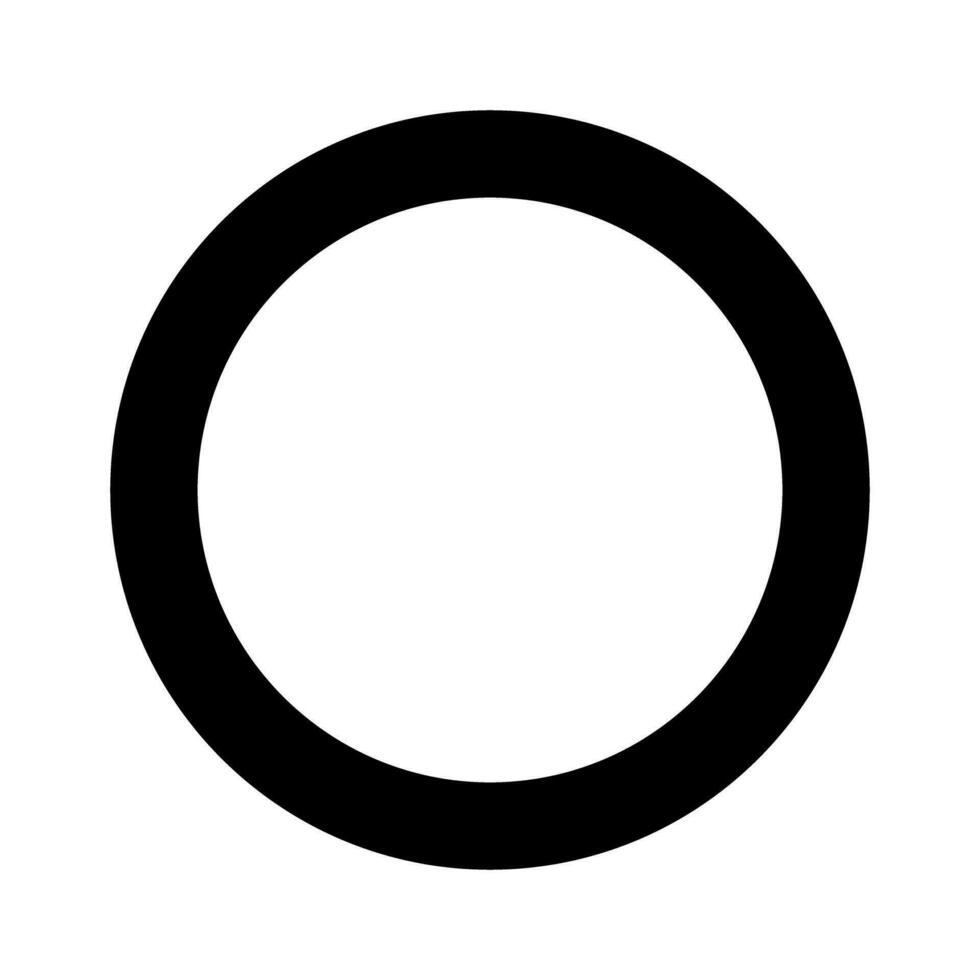
#> input picture kernels/circulo_anel.jpg, 980 x 980 px
$ python filtro_dif.py
#> lines starting #> are read from the running program, lines starting #| are printed output that depends on the picture
import cv2
import numpy as np
import matplotlib.pyplot as plt

# -----------------------------
# 1. Carrega imagem em grayscale
# -----------------------------
img = cv2.imread("circulo_anel.jpg", cv2.IMREAD_GRAYSCALE)
#> img is the input picture: shape (980, 980); min 0, max 255, mean 205.9
if img is None:
    raise ValueError("Erro ao carregar a imagem. Certifique-se que 'imagem.jpg' existe no diretório.")

# ---------------------------------------------------
# 2. Define os kernels do Sobel e do Prewitt (Gx, Gy)
# ---------------------------------------------------

sobel_x = np.array([
    [-1, 0, 1],
    [-2, 0, 2],
    [-1, 0, 1]
], dtype=np.float32)

sobel_y = np.array([
    [-1, -2, -1],
    [ 0,  0,  0],
    [ 1,  2,  1]
], dtype=np.float32)

prewitt_x = np.array([
    [-1, 0, 1],
    [-1, 0, 1],
    [-1, 0, 1]
], dtype=np.float32)

prewitt_y = np.array([
    [-1, -1, -1],
    [ 0,  0,  0],
    [ 1,  1,  1]
], dtype=np.float32)

# ---------------------------------------------
# 3. Aplica convolução manual com os kernels
# ---------------------------------------------
sobel_x_res = cv2.filter2D(img, -1, sobel_x)
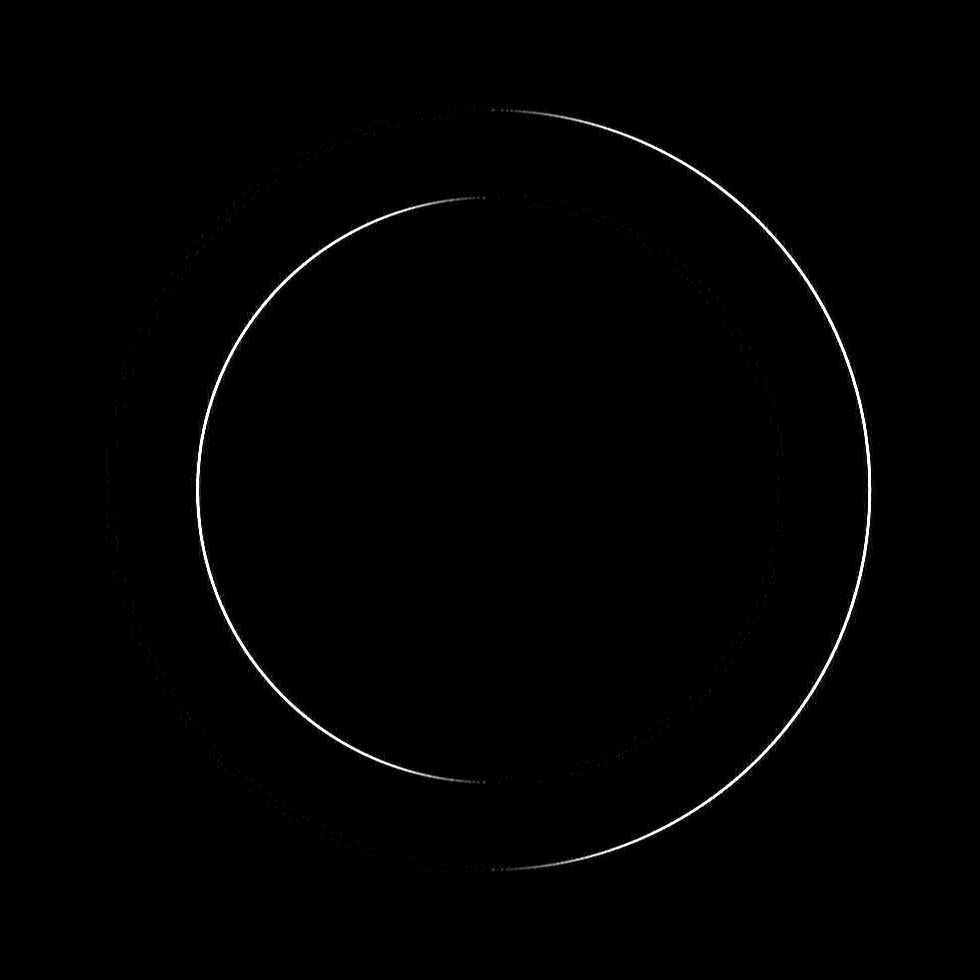
#> sobel_x_res: shape (980, 980); min 0, max 255, mean 1.7
sobel_y_res = cv2.filter2D(img, -1, sobel_y)
sobel_mag = cv2.magnitude(sobel_x_res.astype(float), sobel_y_res.astype(float))

prewitt_x_res = cv2.filter2D(img, -1, prewitt_x)
prewitt_y_res = cv2.filter2D(img, -1, prewitt_y)
prewitt_mag = cv2.magnitude(prewitt_x_res.astype(float), prewitt_y_res.astype(float))

# ------------------------------------------------
# 4. Visualização lado a lado dos resultados
# ------------------------------------------------
plt.figure(figsize=(12, 8))

plt.subplot(2, 3, 1)
plt.title("Original")
plt.imshow(img, cmap='gray')
plt.axis('off')

plt.subplot(2, 3, 2)
plt.title("Sobel Magnitude")
plt.imshow(sobel_mag, cmap='gray')
plt.axis('off')

plt.subplot(2, 3, 3)
plt.title("Prewitt Magnitude")
plt.imshow(prewitt_mag, cmap='gray')
plt.axis('off')

plt.subplot(2, 3, 4)
plt.title("Kernel Sobel X")
plt.imshow(sobel_x, cmap='gray')
plt.axis('off')

plt.subplot(2, 3, 5)
plt.title("Kernel Prewitt X")
plt.imshow(prewitt_x, cmap='gray')
plt.axis('off')

plt.subplot(2, 3, 6)
plt.title("Destaque: Sobel usa peso 2 no centro")
plt.text(0.1, 0.5, str(sobel_x), fontsize=14)  # apenas explicativo
plt.axis('off')

plt.tight_layout()
plt.show()
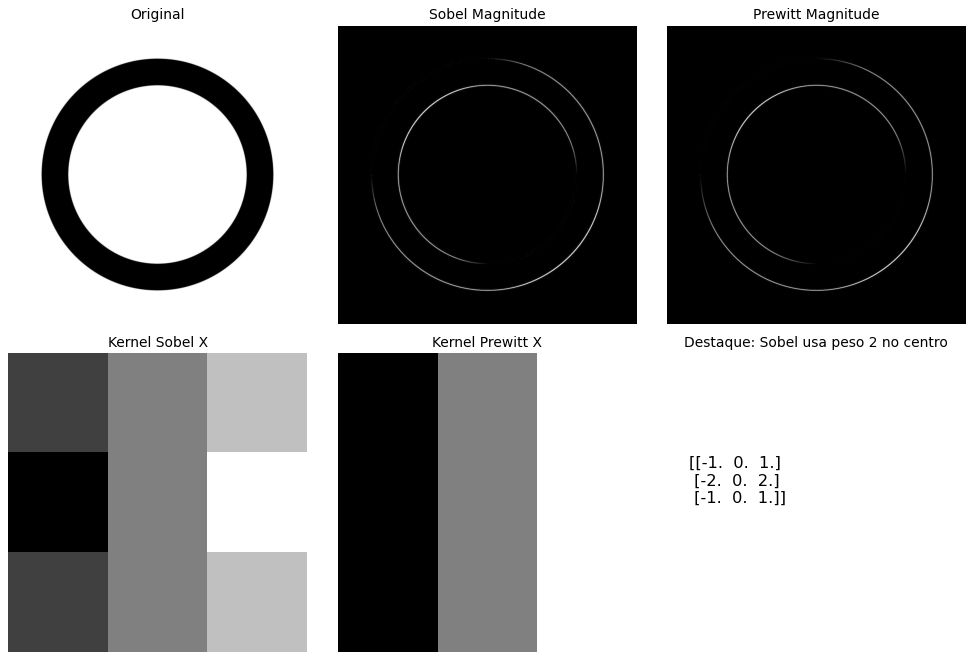
#> figure drawn by matplotlib, 5 panels

# --------------------------------------------------------
# 5. Observação automática no terminal
# --------------------------------------------------------
print("\nPrincipais diferenças entre Sobel e Prewitt:")
print("- Sobel usa peso 2 no pixel central, o que suaviza ruído na direção perpendicular.")
print("- Prewitt usa pesos uniformes, mais sensível a ruídos.")
print("- Sobel tende a produzir bordas mais suaves e robustas.")

$ run again, with kernels/circulo.jpg copied over kernels/circulo_anel.jpg
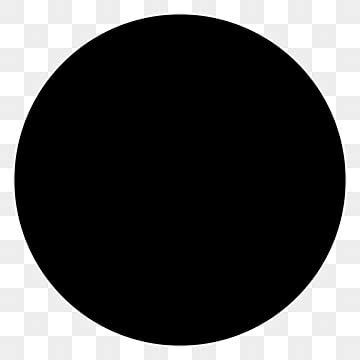
#> input picture kernels/circulo.jpg, 360 x 360 px
#> img is the input picture: shape (360, 360); min 0, max 255, mean 82.6
#> `sobel_x_res = cv2.filter2D(img, -1, sobel_x)`:
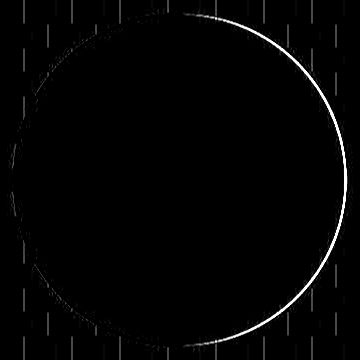
#> sobel_x_res: shape (360, 360); min 0, max 255, mean 3.7
#> `sobel_mag = cv2.magnitude(sobel_x_res.astype(float), sobel_y_res.astyp..`:
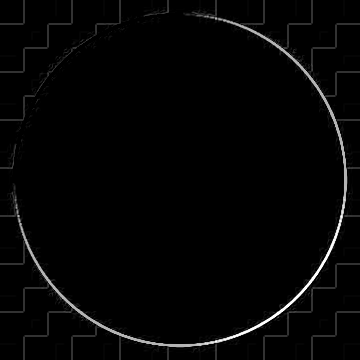
#> sobel_mag: shape (360, 360) float64; min 0, max 360.6, mean 6.6; drawn with min black and max white
